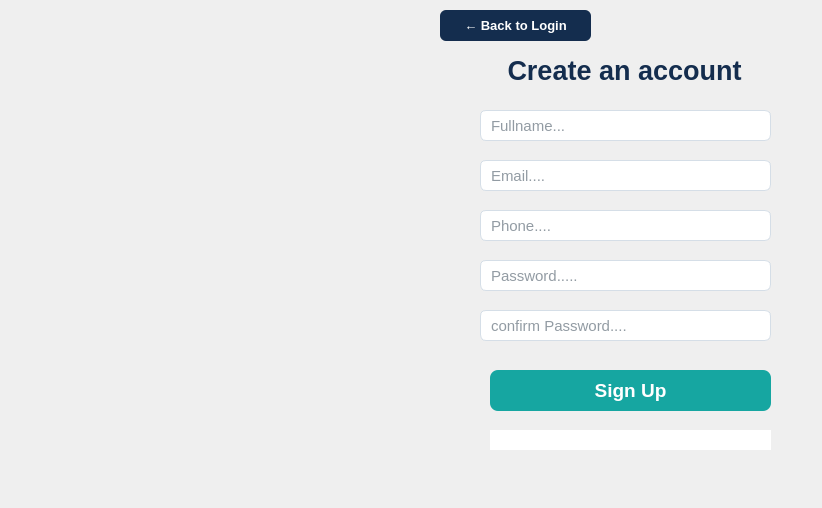
<?xml version="1.0" encoding="UTF-8"?>
<ui version="4.0">
 <class>Dialog</class>
 <widget class="QDialog" name="Dialog">
  <property name="geometry">
   <rect>
    <x>0</x>
    <y>0</y>
    <width>822</width>
    <height>508</height>
   </rect>
  </property>
  <property name="windowTitle">
   <string>Dialog</string>
  </property>
  <property name="styleSheet">
   <string notr="true"/>
  </property>
  <widget class="QLabel" name="label_2">
   <property name="geometry">
    <rect>
     <x>500</x>
     <y>50</y>
     <width>261</width>
     <height>41</height>
    </rect>
   </property>
   <property name="font">
    <font>
     <family>Segoe UI</family>
     <pointsize>20</pointsize>
     <weight>75</weight>
     <bold>true</bold>
    </font>
   </property>
   <property name="styleSheet">
    <string notr="true">color:#142D4E</string>
   </property>
   <property name="text">
    <string> Create an account</string>
   </property>
  </widget>
  <widget class="QLineEdit" name="fullname">
   <property name="geometry">
    <rect>
     <x>480</x>
     <y>110</y>
     <width>291</width>
     <height>31</height>
    </rect>
   </property>
   <property name="font">
    <font>
     <pointsize>11</pointsize>
    </font>
   </property>
   <property name="styleSheet">
    <string notr="true"> background-color: white;
    border: 1px solid #D5DEE7;
    border-radius: 6px;
    padding: 8px;
    color: #263747;
    font-size: 11pt;</string>
   </property>
   <property name="inputMask">
    <string/>
   </property>
   <property name="text">
    <string/>
   </property>
   <property name="maxLength">
    <number>32767</number>
   </property>
   <property name="readOnly">
    <bool>false</bool>
   </property>
   <property name="placeholderText">
    <string>Fullname...</string>
   </property>
  </widget>
  <widget class="QLineEdit" name="password">
   <property name="geometry">
    <rect>
     <x>480</x>
     <y>260</y>
     <width>291</width>
     <height>31</height>
    </rect>
   </property>
   <property name="font">
    <font>
     <pointsize>11</pointsize>
    </font>
   </property>
   <property name="styleSheet">
    <string notr="true"> background-color: white;
    border: 1px solid #D5DEE7;
    border-radius: 6px;
    padding: 8px;
    color: #263747;
    font-size: 11pt;</string>
   </property>
   <property name="inputMask">
    <string/>
   </property>
   <property name="text">
    <string/>
   </property>
   <property name="echoMode">
    <enum>QLineEdit::Password</enum>
   </property>
   <property name="placeholderText">
    <string>Password.....</string>
   </property>
  </widget>
  <widget class="QLineEdit" name="email">
   <property name="geometry">
    <rect>
     <x>480</x>
     <y>160</y>
     <width>291</width>
     <height>31</height>
    </rect>
   </property>
   <property name="font">
    <font>
     <pointsize>11</pointsize>
    </font>
   </property>
   <property name="styleSheet">
    <string notr="true"> background-color: white;
    border: 1px solid #D5DEE7;
    border-radius: 6px;
    padding: 8px;
    color: #263747;
    font-size: 11pt;</string>
   </property>
   <property name="inputMask">
    <string/>
   </property>
   <property name="text">
    <string/>
   </property>
   <property name="frame">
    <bool>true</bool>
   </property>
   <property name="placeholderText">
    <string>Email....</string>
   </property>
  </widget>
  <widget class="QLineEdit" name="phone">
   <property name="geometry">
    <rect>
     <x>480</x>
     <y>210</y>
     <width>291</width>
     <height>31</height>
    </rect>
   </property>
   <property name="font">
    <font>
     <pointsize>11</pointsize>
    </font>
   </property>
   <property name="styleSheet">
    <string notr="true"> background-color: white;
    border: 1px solid #D5DEE7;
    border-radius: 6px;
    padding: 8px;
    color: #263747;
    font-size: 11pt;</string>
   </property>
   <property name="inputMask">
    <string/>
   </property>
   <property name="text">
    <string/>
   </property>
   <property name="placeholderText">
    <string>Phone....</string>
   </property>
  </widget>
  <widget class="QLineEdit" name="confirmPassword">
   <property name="geometry">
    <rect>
     <x>480</x>
     <y>310</y>
     <width>291</width>
     <height>31</height>
    </rect>
   </property>
   <property name="font">
    <font>
     <pointsize>11</pointsize>
    </font>
   </property>
   <property name="styleSheet">
    <string notr="true"> background-color: white;
    border: 1px solid #D5DEE7;
    border-radius: 6px;
    padding: 8px;
    color: #263747;
    font-size: 11pt;</string>
   </property>
   <property name="inputMask">
    <string/>
   </property>
   <property name="text">
    <string/>
   </property>
   <property name="echoMode">
    <enum>QLineEdit::Password</enum>
   </property>
   <property name="placeholderText">
    <string>confirm Password....</string>
   </property>
  </widget>
  <widget class="QPushButton" name="registerButton">
   <property name="geometry">
    <rect>
     <x>490</x>
     <y>370</y>
     <width>281</width>
     <height>41</height>
    </rect>
   </property>
   <property name="font">
    <font>
     <pointsize>14</pointsize>
     <weight>75</weight>
     <bold>true</bold>
    </font>
   </property>
   <property name="styleSheet">
    <string notr="true">background-color: #16A6A1;
    color: white;
    border: none;
    border-radius: 8px;
    font-size: 14pt;
    font-weight: bold;
    padding: 8px;</string>
   </property>
   <property name="text">
    <string>Sign Up</string>
   </property>
  </widget>
  <widget class="QLabel" name="errorLabel">
   <property name="geometry">
    <rect>
     <x>490</x>
     <y>430</y>
     <width>281</width>
     <height>20</height>
    </rect>
   </property>
   <property name="styleSheet">
    <string notr="true">background-color: rgb(255, 255, 255);</string>
   </property>
   <property name="text">
    <string/>
   </property>
  </widget>
  <widget class="QPushButton" name="backButton">
   <property name="geometry">
    <rect>
     <x>440</x>
     <y>10</y>
     <width>151</width>
     <height>31</height>
    </rect>
   </property>
   <property name="styleSheet">
    <string notr="true"> background-color: #142D4E;
    color: white;
    border: none;
    border-radius: 6px;
    padding: 6px 12px;
    font-size: 10pt;
    font-weight: bold;</string>
   </property>
   <property name="text">
    <string>← Back to Login</string>
   </property>
   <property name="icon">
    <iconset>
     <normaloff>../../Desktop/StudentManagementSystem/free-arrow-back-icon-3783-thumb.png</normaloff>../../Desktop/StudentManagementSystem/free-arrow-back-icon-3783-thumb.png</iconset>
   </property>
  </widget>
  <widget class="QLabel" name="label">
   <property name="geometry">
    <rect>
     <x>6</x>
     <y>20</y>
     <width>421</width>
     <height>481</height>
    </rect>
   </property>
   <property name="text">
    <string/>
   </property>
   <property name="pixmap">
    <pixmap>../../Downloads/BlueBus Welcome Travel Banner.png</pixmap>
   </property>
   <property name="scaledContents">
    <bool>true</bool>
   </property>
  </widget>
 </widget>
 <resources/>
 <connections/>
</ui>
